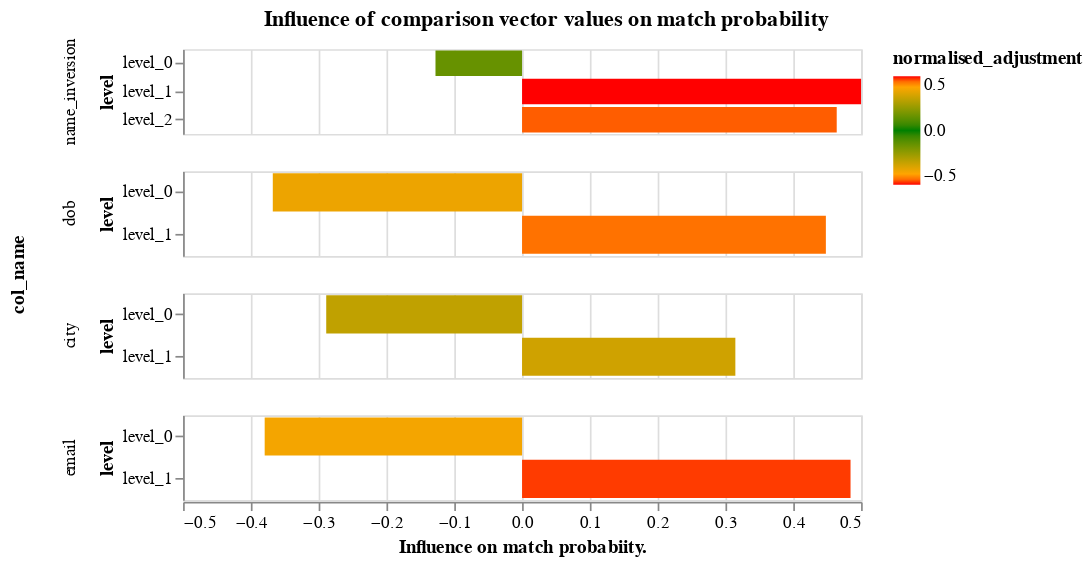

The cell this chart's notebook holds for it:
### Markdown cell above
An alternative representation of the parameters displays them in terms of the effect different values in the comparison vectors have on the match probability:

### Code cell
params.adjustment_factor_chart()

### Figure 1 — Vega-Lite specification as saved in the notebook (floating-point values rounded to 4 significant figures)
{"$schema": "https://vega.github.io/schema/vega-lite/v3.4.0.json", "config": {"mark": {"tooltip": null}, "title": {"anchor": "middle"}, "view": {"height": 300, "width": 400}}, "data": {"name": "data-6c8d27908e75a9bfcce97dcf4cd14dee"}, "datasets": {"data-6c8d27908e75a9bfcce97dcf4cd14dee": [{"adjustment": 0.3723, "col_name": "name_inversion", "level": "level_0", "m": 0.5873, "normalised_adjustment": -0.1277, "u": 0.9902}, {"adjustment": 1.0, "col_name": "name_inversion", "level": "level_1", "m": 0.1483, "normalised_adjustment": 0.5, "u": 1.987e-06}, {"adjustment": 0.9641, "col_name": "name_inversion", "level": "level_2", "m": 0.2644, "normalised_adjustment": 0.4641, "u": 0.009846}, {"adjustment": 0.1323, "col_name": "dob", "level": "level_0", "m": 0.1454, "normalised_adjustment": -0.3677, "u": 0.9532}, {"adjustment": 0.9481, "col_name": "dob", "level": "level_1", "m": 0.8546, "normalised_adjustment": 0.4481, "u": 0.04678}, {"adjustment": 0.2112, "col_name": "city", "level": "level_0", "m": 0.2202, "normalised_adjustment": -0.2888, "u": 0.8225}, {"adjustment": 0.8146, "col_name": "city", "level": "level_1", "m": 0.7798, "normalised_adjustment": 0.3146, "u": 0.1775}, {"adjustment": 0.1204, "col_name": "email", "level": "level_0", "m": 0.135, "normalised_adjustment": -0.3796, "u": 0.9864}, {"adjustment": 0.9845, "col_name": "email", "level": "level_1", "m": 0.865, "normalised_adjustment": 0.4845, "u": 0.01364}]}, "encoding": {"color": {"field": "normalised_adjustment", "scale": {"domain": [-0.5, -0.4, 0, 0.4, 0.5], "range": ["red", "orange", "green", "orange", "red"]}, "type": "quantitative"}, "row": {"field": "col_name", "sort": {"field": "gamma"}, "type": "nominal"}, "tooltip": [{"field": "col_name", "type": "nominal"}, {"field": "normalised_adjustment", "type": "quantitative"}], "x": {"axis": {"title": "Influence on match probabiity."}, "field": "normalised_adjustment", "scale": {"domain": [-0.5, 0.5]}, "type": "quantitative"}, "y": {"field": "level", "type": "nominal"}}, "height": 50, "mark": "bar", "resolve": {"scale": {"y": "independent"}}, "title": "Influence of comparison vector values on match probability"}
